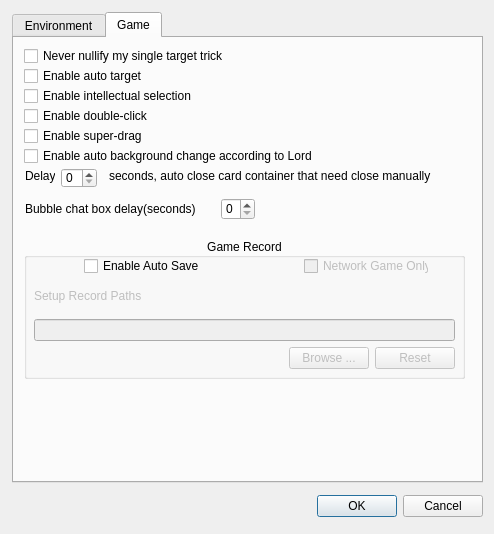
<?xml version="1.0" encoding="UTF-8"?>
<ui version="4.0">
 <class>ConfigDialog</class>
 <widget class="QDialog" name="ConfigDialog">
  <property name="windowModality">
   <enum>Qt::WindowModal</enum>
  </property>
  <property name="geometry">
   <rect>
    <x>0</x>
    <y>0</y>
    <width>494</width>
    <height>534</height>
   </rect>
  </property>
  <property name="sizePolicy">
   <sizepolicy hsizetype="Preferred" vsizetype="Preferred">
    <horstretch>0</horstretch>
    <verstretch>0</verstretch>
   </sizepolicy>
  </property>
  <property name="minimumSize">
   <size>
    <width>494</width>
    <height>528</height>
   </size>
  </property>
  <property name="maximumSize">
   <size>
    <width>494</width>
    <height>534</height>
   </size>
  </property>
  <property name="windowTitle">
   <string>Config dialog</string>
  </property>
  <widget class="QTabWidget" name="tabWidget">
   <property name="geometry">
    <rect>
     <x>12</x>
     <y>12</y>
     <width>471</width>
     <height>471</height>
    </rect>
   </property>
   <property name="currentIndex">
    <number>1</number>
   </property>
   <widget class="QWidget" name="envTab">
    <attribute name="title">
     <string>Environment</string>
    </attribute>
    <widget class="QGroupBox" name="audioGroupBox">
     <property name="geometry">
      <rect>
       <x>12</x>
       <y>138</y>
       <width>441</width>
       <height>191</height>
      </rect>
     </property>
     <property name="title">
      <string>Audio</string>
     </property>
     <widget class="QWidget" name="layoutWidget3">
      <property name="geometry">
       <rect>
        <x>10</x>
        <y>130</y>
        <width>411</width>
        <height>24</height>
       </rect>
      </property>
      <layout class="QHBoxLayout" name="horizontalLayout_5">
       <item>
        <widget class="QLabel" name="bgmVolumeLabel">
         <property name="text">
          <string>BGM    Volume</string>
         </property>
         <property name="buddy">
          <cstring>bgmVolumeSlider</cstring>
         </property>
        </widget>
       </item>
       <item>
        <widget class="QSlider" name="bgmVolumeSlider">
         <property name="maximum">
          <number>100</number>
         </property>
         <property name="value">
          <number>100</number>
         </property>
         <property name="orientation">
          <enum>Qt::Horizontal</enum>
         </property>
        </widget>
       </item>
      </layout>
     </widget>
     <widget class="QWidget" name="layoutWidget3_2">
      <property name="geometry">
       <rect>
        <x>10</x>
        <y>160</y>
        <width>411</width>
        <height>24</height>
       </rect>
      </property>
      <layout class="QHBoxLayout" name="horizontalLayout_6">
       <item>
        <widget class="QLabel" name="effectVolumeLabel">
         <property name="text">
          <string>Effect Volume</string>
         </property>
         <property name="buddy">
          <cstring>bgmVolumeSlider</cstring>
         </property>
        </widget>
       </item>
       <item>
        <widget class="QSlider" name="effectVolumeSlider">
         <property name="maximum">
          <number>100</number>
         </property>
         <property name="value">
          <number>100</number>
         </property>
         <property name="orientation">
          <enum>Qt::Horizontal</enum>
         </property>
        </widget>
       </item>
      </layout>
     </widget>
     <widget class="QCheckBox" name="enableBgMusicCheckBox">
      <property name="geometry">
       <rect>
        <x>12</x>
        <y>71</y>
        <width>161</width>
        <height>16</height>
       </rect>
      </property>
      <property name="text">
       <string>Enable background music</string>
      </property>
      <property name="checked">
       <bool>true</bool>
      </property>
     </widget>
     <widget class="QCheckBox" name="randomPlayBGMCheckBox">
      <property name="geometry">
       <rect>
        <x>12</x>
        <y>90</y>
        <width>161</width>
        <height>16</height>
       </rect>
      </property>
      <property name="text">
       <string>Random Play BGM</string>
      </property>
     </widget>
     <widget class="QWidget" name="layoutWidget5">
      <property name="geometry">
       <rect>
        <x>180</x>
        <y>68</y>
        <width>251</width>
        <height>25</height>
       </rect>
      </property>
      <layout class="QHBoxLayout" name="horizontalLayout_2">
       <item>
        <spacer name="horizontalSpacer_2">
         <property name="orientation">
          <enum>Qt::Horizontal</enum>
         </property>
         <property name="sizeHint" stdset="0">
          <size>
           <width>40</width>
           <height>20</height>
          </size>
         </property>
        </spacer>
       </item>
       <item>
        <widget class="QPushButton" name="browseBgMusicButton">
         <property name="text">
          <string>Browse ...</string>
         </property>
        </widget>
       </item>
       <item>
        <widget class="QPushButton" name="resetBgMusicButton">
         <property name="text">
          <string>Reset</string>
         </property>
        </widget>
       </item>
      </layout>
     </widget>
     <widget class="QWidget" name="layoutWidget2">
      <property name="geometry">
       <rect>
        <x>11</x>
        <y>23</y>
        <width>421</width>
        <height>40</height>
       </rect>
      </property>
      <layout class="QVBoxLayout" name="verticalLayout_3">
       <item>
        <widget class="QLabel" name="setupBgMusicLabel">
         <property name="text">
          <string>Setup background music</string>
         </property>
         <property name="buddy">
          <cstring>bgMusicPathLineEdit</cstring>
         </property>
        </widget>
       </item>
       <item>
        <widget class="QLineEdit" name="bgMusicPathLineEdit">
         <property name="readOnly">
          <bool>true</bool>
         </property>
        </widget>
       </item>
      </layout>
     </widget>
     <widget class="QWidget" name="layoutWidget1">
      <property name="geometry">
       <rect>
        <x>12</x>
        <y>108</y>
        <width>324</width>
        <height>18</height>
       </rect>
      </property>
      <layout class="QHBoxLayout" name="horizontalLayout_4">
       <item>
        <widget class="QCheckBox" name="enableEffectCheckBox">
         <property name="text">
          <string>Enable skill and card effects</string>
         </property>
         <property name="checked">
          <bool>true</bool>
         </property>
        </widget>
       </item>
       <item>
        <widget class="QCheckBox" name="enableLastWordCheckBox">
         <property name="text">
          <string>Enable last word</string>
         </property>
         <property name="checked">
          <bool>true</bool>
         </property>
        </widget>
       </item>
      </layout>
     </widget>
    </widget>
    <widget class="QGroupBox" name="bgGroupBox">
     <property name="geometry">
      <rect>
       <x>12</x>
       <y>8</y>
       <width>441</width>
       <height>121</height>
      </rect>
     </property>
     <property name="title">
      <string>Background</string>
     </property>
     <widget class="QWidget" name="layoutWidget4">
      <property name="geometry">
       <rect>
        <x>10</x>
        <y>20</y>
        <width>201</width>
        <height>73</height>
       </rect>
      </property>
      <layout class="QVBoxLayout" name="verticalLayout_2">
       <item>
        <layout class="QVBoxLayout" name="verticalLayout">
         <item>
          <widget class="QLabel" name="backgroundSetupLabel">
           <property name="text">
            <string>Setup main background</string>
           </property>
           <property name="buddy">
            <cstring>bgPathLineEdit</cstring>
           </property>
          </widget>
         </item>
         <item>
          <widget class="QLineEdit" name="bgPathLineEdit">
           <property name="readOnly">
            <bool>true</bool>
           </property>
          </widget>
         </item>
        </layout>
       </item>
       <item>
        <layout class="QHBoxLayout" name="horizontalLayout">
         <item>
          <spacer name="horizontalSpacer">
           <property name="orientation">
            <enum>Qt::Horizontal</enum>
           </property>
           <property name="sizeHint" stdset="0">
            <size>
             <width>40</width>
             <height>20</height>
            </size>
           </property>
          </spacer>
         </item>
         <item>
          <widget class="QPushButton" name="browseBgButton">
           <property name="text">
            <string>Browse ...</string>
           </property>
          </widget>
         </item>
         <item>
          <widget class="QPushButton" name="resetBgButton">
           <property name="text">
            <string>Reset</string>
           </property>
          </widget>
         </item>
        </layout>
       </item>
      </layout>
     </widget>
     <widget class="QCheckBox" name="noIndicatorCheckBox">
      <property name="geometry">
       <rect>
        <x>140</x>
        <y>100</y>
        <width>95</width>
        <height>16</height>
       </rect>
      </property>
      <property name="text">
       <string>No indicator</string>
      </property>
     </widget>
     <widget class="QCheckBox" name="noEquipAnimCheckBox">
      <property name="geometry">
       <rect>
        <x>270</x>
        <y>100</y>
        <width>111</width>
        <height>16</height>
       </rect>
      </property>
      <property name="text">
       <string>No equip anim</string>
      </property>
     </widget>
     <widget class="QCheckBox" name="fullSkinCheckBox">
      <property name="geometry">
       <rect>
        <x>10</x>
        <y>100</y>
        <width>111</width>
        <height>16</height>
       </rect>
      </property>
      <property name="text">
       <string>Use full skin</string>
      </property>
     </widget>
     <widget class="QWidget" name="layoutWidget4_2">
      <property name="geometry">
       <rect>
        <x>230</x>
        <y>20</y>
        <width>201</width>
        <height>73</height>
       </rect>
      </property>
      <layout class="QVBoxLayout" name="verticalLayout_4">
       <item>
        <layout class="QVBoxLayout" name="verticalLayout_5">
         <item>
          <widget class="QLabel" name="backgroundSetupLabel_2">
           <property name="text">
            <string>Setup game background</string>
           </property>
           <property name="buddy">
            <cstring>gameBgPathLineEdit</cstring>
           </property>
          </widget>
         </item>
         <item>
          <widget class="QLineEdit" name="gameBgPathLineEdit">
           <property name="readOnly">
            <bool>true</bool>
           </property>
          </widget>
         </item>
        </layout>
       </item>
       <item>
        <layout class="QHBoxLayout" name="horizontalLayout_3">
         <item>
          <spacer name="horizontalSpacer_3">
           <property name="orientation">
            <enum>Qt::Horizontal</enum>
           </property>
           <property name="sizeHint" stdset="0">
            <size>
             <width>40</width>
             <height>20</height>
            </size>
           </property>
          </spacer>
         </item>
         <item>
          <widget class="QPushButton" name="browseGameBgButton">
           <property name="text">
            <string>Browse ...</string>
           </property>
          </widget>
         </item>
         <item>
          <widget class="QPushButton" name="resetGameBgButton">
           <property name="text">
            <string>Reset</string>
           </property>
          </widget>
         </item>
        </layout>
       </item>
      </layout>
     </widget>
    </widget>
    <widget class="QGroupBox" name="fontSetupGroupBox">
     <property name="geometry">
      <rect>
       <x>12</x>
       <y>338</y>
       <width>441</width>
       <height>81</height>
      </rect>
     </property>
     <property name="title">
      <string>Font setup</string>
     </property>
     <widget class="QPushButton" name="changeAppFontButton">
      <property name="geometry">
       <rect>
        <x>270</x>
        <y>20</y>
        <width>161</width>
        <height>23</height>
       </rect>
      </property>
      <property name="text">
       <string>Set application font</string>
      </property>
     </widget>
     <widget class="QLabel" name="appFontLabel">
      <property name="geometry">
       <rect>
        <x>10</x>
        <y>24</y>
        <width>96</width>
        <height>16</height>
       </rect>
      </property>
      <property name="text">
       <string>Application font</string>
      </property>
      <property name="buddy">
       <cstring>appFontLineEdit</cstring>
      </property>
     </widget>
     <widget class="QLineEdit" name="appFontLineEdit">
      <property name="enabled">
       <bool>true</bool>
      </property>
      <property name="geometry">
       <rect>
        <x>120</x>
        <y>23</y>
        <width>131</width>
        <height>20</height>
       </rect>
      </property>
      <property name="readOnly">
       <bool>true</bool>
      </property>
     </widget>
     <widget class="QLineEdit" name="textEditFontLineEdit">
      <property name="enabled">
       <bool>true</bool>
      </property>
      <property name="geometry">
       <rect>
        <x>120</x>
        <y>50</y>
        <width>131</width>
        <height>20</height>
       </rect>
      </property>
      <property name="readOnly">
       <bool>true</bool>
      </property>
     </widget>
     <widget class="QPushButton" name="setTextEditFontButton">
      <property name="geometry">
       <rect>
        <x>270</x>
        <y>50</y>
        <width>71</width>
        <height>23</height>
       </rect>
      </property>
      <property name="text">
       <string>Font ...</string>
      </property>
     </widget>
     <widget class="QLabel" name="textEditFontLabel">
      <property name="geometry">
       <rect>
        <x>10</x>
        <y>52</y>
        <width>91</width>
        <height>16</height>
       </rect>
      </property>
      <property name="text">
       <string>Text edit font</string>
      </property>
      <property name="buddy">
       <cstring>textEditFontLineEdit</cstring>
      </property>
     </widget>
     <widget class="QPushButton" name="setTextEditColorButton">
      <property name="geometry">
       <rect>
        <x>350</x>
        <y>50</y>
        <width>75</width>
        <height>23</height>
       </rect>
      </property>
      <property name="text">
       <string>Color ...</string>
      </property>
     </widget>
    </widget>
    <widget class="QCheckBox" name="showMsgBoxWhenExitCheckBox">
     <property name="geometry">
      <rect>
       <x>12</x>
       <y>426</y>
       <width>231</width>
       <height>16</height>
      </rect>
     </property>
     <property name="text">
      <string>Show confirm message box when exit</string>
     </property>
     <property name="checked">
      <bool>true</bool>
     </property>
    </widget>
   </widget>
   <widget class="QWidget" name="gameTab">
    <attribute name="title">
     <string>Game</string>
    </attribute>
    <widget class="QCheckBox" name="neverNullifyMyTrickCheckBox">
     <property name="geometry">
      <rect>
       <x>10</x>
       <y>10</y>
       <width>331</width>
       <height>16</height>
      </rect>
     </property>
     <property name="text">
      <string>Never nullify my single target trick</string>
     </property>
     <property name="checked">
      <bool>false</bool>
     </property>
    </widget>
    <widget class="QCheckBox" name="autoTargetCheckBox">
     <property name="enabled">
      <bool>true</bool>
     </property>
     <property name="geometry">
      <rect>
       <x>10</x>
       <y>30</y>
       <width>241</width>
       <height>16</height>
      </rect>
     </property>
     <property name="text">
      <string>Enable auto target</string>
     </property>
     <property name="checked">
      <bool>false</bool>
     </property>
    </widget>
    <widget class="QCheckBox" name="intellectualSelectionCheckBox">
     <property name="enabled">
      <bool>true</bool>
     </property>
     <property name="geometry">
      <rect>
       <x>10</x>
       <y>50</y>
       <width>241</width>
       <height>16</height>
      </rect>
     </property>
     <property name="text">
      <string>Enable intellectual selection</string>
     </property>
     <property name="checked">
      <bool>false</bool>
     </property>
    </widget>
    <widget class="QCheckBox" name="doubleClickCheckBox">
     <property name="enabled">
      <bool>true</bool>
     </property>
     <property name="geometry">
      <rect>
       <x>10</x>
       <y>70</y>
       <width>241</width>
       <height>16</height>
      </rect>
     </property>
     <property name="text">
      <string>Enable double-click</string>
     </property>
     <property name="checked">
      <bool>false</bool>
     </property>
    </widget>
    <widget class="QLabel" name="delayLabel">
     <property name="geometry">
      <rect>
       <x>11</x>
       <y>130</y>
       <width>30</width>
       <height>16</height>
      </rect>
     </property>
     <property name="text">
      <string>Delay</string>
     </property>
    </widget>
    <widget class="QSpinBox" name="secondsSpinBox">
     <property name="geometry">
      <rect>
       <x>47</x>
       <y>130</y>
       <width>36</width>
       <height>20</height>
      </rect>
     </property>
     <property name="maximum">
      <number>15</number>
     </property>
    </widget>
    <widget class="QLabel" name="autoCloseCardContainerLabel">
     <property name="geometry">
      <rect>
       <x>95</x>
       <y>130</y>
       <width>360</width>
       <height>16</height>
      </rect>
     </property>
     <property name="text">
      <string>seconds, auto close card container that need close manually</string>
     </property>
    </widget>
    <widget class="QWidget" name="layoutWidget">
     <property name="geometry">
      <rect>
       <x>11</x>
       <y>160</y>
       <width>230</width>
       <height>22</height>
      </rect>
     </property>
     <layout class="QHBoxLayout" name="horizontalLayout_7">
      <item>
       <widget class="QLabel" name="bubbleChatBoxDelayLabel">
        <property name="sizePolicy">
         <sizepolicy hsizetype="Preferred" vsizetype="Preferred">
          <horstretch>0</horstretch>
          <verstretch>0</verstretch>
         </sizepolicy>
        </property>
        <property name="text">
         <string>Bubble chat box delay(seconds)</string>
        </property>
       </widget>
      </item>
      <item>
       <widget class="QSpinBox" name="bubbleChatBoxDelaySpinBox">
        <property name="sizePolicy">
         <sizepolicy hsizetype="Maximum" vsizetype="Fixed">
          <horstretch>0</horstretch>
          <verstretch>0</verstretch>
         </sizepolicy>
        </property>
        <property name="minimum">
         <number>0</number>
        </property>
        <property name="maximum">
         <number>5</number>
        </property>
       </widget>
      </item>
     </layout>
    </widget>
    <widget class="QCheckBox" name="superDragCheckBox">
     <property name="enabled">
      <bool>true</bool>
     </property>
     <property name="geometry">
      <rect>
       <x>10</x>
       <y>90</y>
       <width>241</width>
       <height>16</height>
      </rect>
     </property>
     <property name="text">
      <string>Enable super-drag</string>
     </property>
     <property name="checked">
      <bool>false</bool>
     </property>
    </widget>
    <widget class="QGroupBox" name="gameRecordGroupBox">
     <property name="geometry">
      <rect>
       <x>10</x>
       <y>200</y>
       <width>441</width>
       <height>141</height>
      </rect>
     </property>
     <property name="sizePolicy">
      <sizepolicy hsizetype="Preferred" vsizetype="MinimumExpanding">
       <horstretch>0</horstretch>
       <verstretch>0</verstretch>
      </sizepolicy>
     </property>
     <property name="autoFillBackground">
      <bool>false</bool>
     </property>
     <property name="title">
      <string>Game Record</string>
     </property>
     <property name="alignment">
      <set>Qt::AlignCenter</set>
     </property>
     <widget class="QWidget" name="layoutWidget6">
      <property name="geometry">
       <rect>
        <x>10</x>
        <y>40</y>
        <width>421</width>
        <height>91</height>
       </rect>
      </property>
      <layout class="QVBoxLayout" name="verticalLayout_6">
       <item>
        <layout class="QVBoxLayout" name="verticalLayout_7">
         <item>
          <widget class="QLabel" name="recordPathsSetupLabel">
           <property name="enabled">
            <bool>false</bool>
           </property>
           <property name="text">
            <string>Setup Record Paths</string>
           </property>
          </widget>
         </item>
         <item>
          <widget class="QLineEdit" name="recordPathsSetupLineEdit">
           <property name="enabled">
            <bool>false</bool>
           </property>
           <property name="maximumSize">
            <size>
             <width>430</width>
             <height>16777215</height>
            </size>
           </property>
          </widget>
         </item>
        </layout>
       </item>
       <item>
        <layout class="QHBoxLayout" name="horizontalLayout_8">
         <item>
          <spacer name="horizontalSpacer_4">
           <property name="orientation">
            <enum>Qt::Horizontal</enum>
           </property>
           <property name="sizeHint" stdset="0">
            <size>
             <width>40</width>
             <height>20</height>
            </size>
           </property>
          </spacer>
         </item>
         <item>
          <widget class="QPushButton" name="browseRecordPathsButton">
           <property name="enabled">
            <bool>false</bool>
           </property>
           <property name="text">
            <string>Browse ...</string>
           </property>
          </widget>
         </item>
         <item>
          <widget class="QPushButton" name="resetRecordPathsButton">
           <property name="enabled">
            <bool>false</bool>
           </property>
           <property name="text">
            <string>Reset</string>
           </property>
          </widget>
         </item>
        </layout>
       </item>
      </layout>
     </widget>
     <widget class="QCheckBox" name="enableAutoSaveCheckBox">
      <property name="geometry">
       <rect>
        <x>60</x>
        <y>20</y>
        <width>119</width>
        <height>16</height>
       </rect>
      </property>
      <property name="sizePolicy">
       <sizepolicy hsizetype="Minimum" vsizetype="Preferred">
        <horstretch>0</horstretch>
        <verstretch>0</verstretch>
       </sizepolicy>
      </property>
      <property name="text">
       <string>Enable Auto Save</string>
      </property>
      <property name="checkable">
       <bool>true</bool>
      </property>
      <property name="checked">
       <bool>false</bool>
      </property>
     </widget>
     <widget class="QCheckBox" name="networkOnlyCheckBox">
      <property name="enabled">
       <bool>false</bool>
      </property>
      <property name="geometry">
       <rect>
        <x>280</x>
        <y>20</y>
        <width>125</width>
        <height>16</height>
       </rect>
      </property>
      <property name="sizePolicy">
       <sizepolicy hsizetype="Minimum" vsizetype="Preferred">
        <horstretch>0</horstretch>
        <verstretch>0</verstretch>
       </sizepolicy>
      </property>
      <property name="text">
       <string>Network Game Only</string>
      </property>
      <property name="checkable">
       <bool>true</bool>
      </property>
     </widget>
    </widget>
    <widget class="QCheckBox" name="backgroundChangeCheckBox">
     <property name="geometry">
      <rect>
       <x>10</x>
       <y>110</y>
       <width>305</width>
       <height>16</height>
      </rect>
     </property>
     <property name="text">
      <string>Enable auto background change according to Lord</string>
     </property>
    </widget>
   </widget>
  </widget>
  <widget class="QDialogButtonBox" name="buttonBox">
   <property name="geometry">
    <rect>
     <x>142</x>
     <y>490</y>
     <width>341</width>
     <height>32</height>
    </rect>
   </property>
   <property name="orientation">
    <enum>Qt::Horizontal</enum>
   </property>
   <property name="standardButtons">
    <set>QDialogButtonBox::Cancel|QDialogButtonBox::Ok</set>
   </property>
  </widget>
 </widget>
 <resources/>
 <connections>
  <connection>
   <sender>buttonBox</sender>
   <signal>accepted()</signal>
   <receiver>ConfigDialog</receiver>
   <slot>accept()</slot>
   <hints>
    <hint type="sourcelabel">
     <x>248</x>
     <y>254</y>
    </hint>
    <hint type="destinationlabel">
     <x>157</x>
     <y>274</y>
    </hint>
   </hints>
  </connection>
  <connection>
   <sender>buttonBox</sender>
   <signal>rejected()</signal>
   <receiver>ConfigDialog</receiver>
   <slot>reject()</slot>
   <hints>
    <hint type="sourcelabel">
     <x>316</x>
     <y>260</y>
    </hint>
    <hint type="destinationlabel">
     <x>286</x>
     <y>274</y>
    </hint>
   </hints>
  </connection>
  <connection>
   <sender>enableBgMusicCheckBox</sender>
   <signal>toggled(bool)</signal>
   <receiver>randomPlayBGMCheckBox</receiver>
   <slot>setEnabled(bool)</slot>
   <hints>
    <hint type="sourcelabel">
     <x>114</x>
     <y>220</y>
    </hint>
    <hint type="destinationlabel">
     <x>114</x>
     <y>252</y>
    </hint>
   </hints>
  </connection>
 </connections>
</ui>
